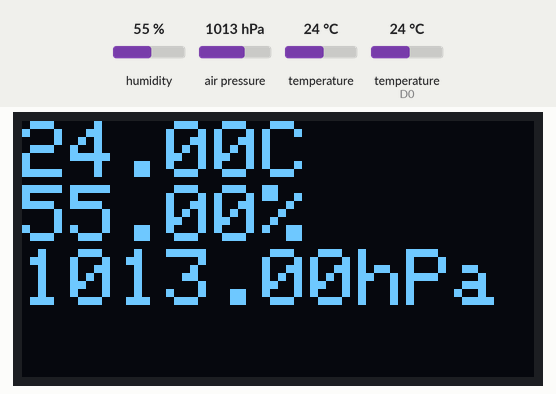
This sketch was run on a simulated ESP8266 (NodeMCU). Shown: 128×64 one-colour display. The test bench sets the inputs (shaded band); at power-on: humidity 55 %, air pressure 1013 hPa, temperature 24 °C, temperature (sensor on D0) 24 °C.

Above: at 6.8 s.
6.9 s: humidity set to 22 %
At 11.0 s:
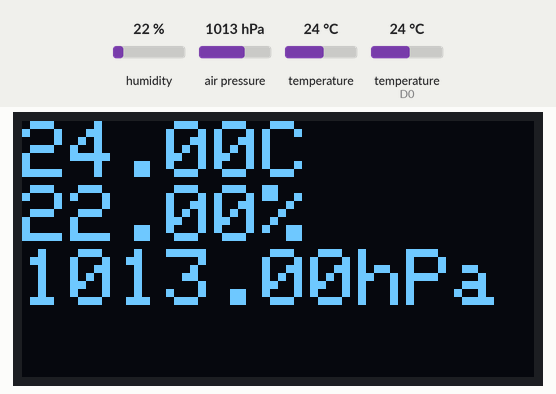
12.3 s: air pressure set to 952 hPa
At 15.4 s:
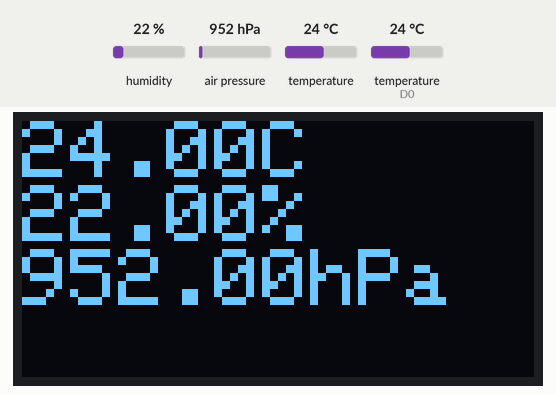
17.7 s: temperature (sensor 0) set to 12 °C
At 18.7 s:
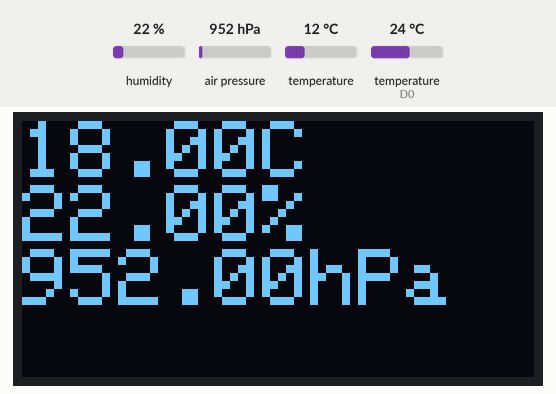
23.1 s: temperature (sensor on D0) set to 12 °C
At 27.6 s:
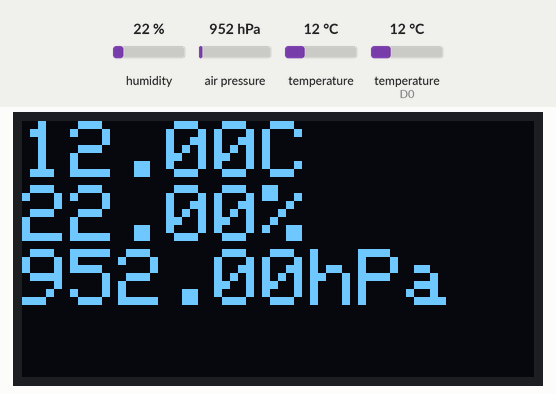
28.5 s: humidity set to 40 %
At 30.8 s:
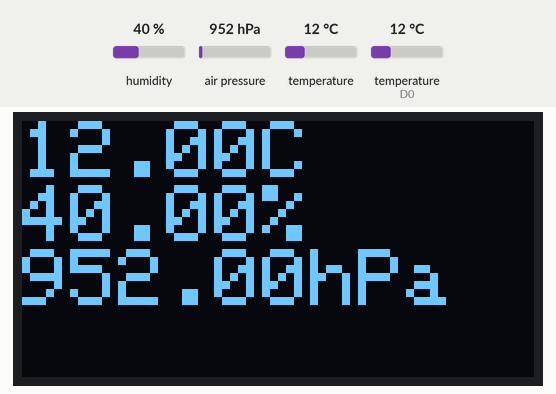
33.9 s: air pressure set to 975 hPa
At 35.2 s:
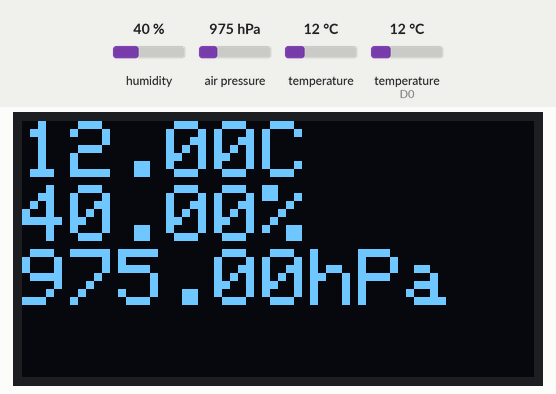
Timing chart, 0 to 36.9 s (numbered marks = the images above; inputs shaded):
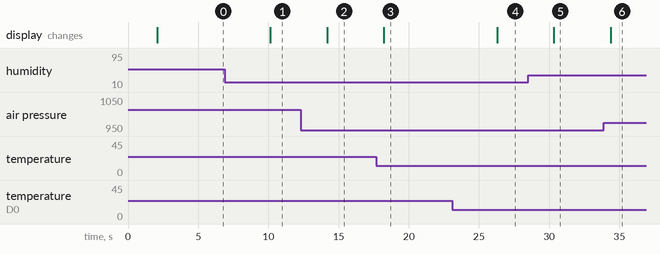

Measured:
- after the input at 6.9 s, the display: changes after 3.2 s (image 1)
- after the input at 12.3 s, the display: changes after 1.9 s (image 2)
- after the input at 17.7 s, the display: changes after 0.52 s (image 3)
- after the input at 23.1 s, the display: changes after 3.2 s (image 4)
- after the input at 28.5 s, the display: changes after 1.8 s (image 5)
- after the input at 33.9 s, the display: changes after 0.47 s (image 6)

The sketch:

nodemcu-sensors-lcd.ino
```cpp
#include <SPI.h>
#include <Wire.h>
#include <Adafruit_BMP280.h>
#include <Adafruit_GFX.h>
#include <Adafruit_SSD1306.h>
#include "DHTesp.h"

#define SCREEN_WIDTH 128 // OLED display width, in pixels
#define SCREEN_HEIGHT 64 // OLED display height, in pixels

// Declaration for an SSD1306 display connected to I2C (SDA, SCL pins)
// The pins for I2C are defined by the Wire-library.
// On an arduino UNO:       A4(SDA), A5(SCL)
// On an arduino MEGA 2560: 20(SDA), 21(SCL)
// On an arduino LEONARDO:   2(SDA),  3(SCL), ...
#define OLED_RESET     -1 // Reset pin # (or -1 if sharing Arduino reset pin)
#define SCREEN_ADDRESS 0x3C ///< See datasheet for Address; 0x3D for 128x64, 0x3C for 128x32
Adafruit_SSD1306 display(SCREEN_WIDTH, SCREEN_HEIGHT, &Wire, OLED_RESET);

#define DHT_PIN D0
#define BMP_SCK  (D5)
#define BMP_MISO (D8)
#define BMP_MOSI (D6)
#define BMP_CS   (D7)


DHTesp dht;
Adafruit_BMP280 bmp(BMP_CS, BMP_MOSI, BMP_MISO,  BMP_SCK);

void setup() {
  Serial.begin(115200);

  // SSD1306_SWITCHCAPVCC = generate display voltage from 3.3V internally
  if(!display.begin(SSD1306_SWITCHCAPVCC, SCREEN_ADDRESS)) {
    Serial.println(F("SSD1306 allocation failed"));
    for(;;); // Don't proceed, loop forever
  }

  dht.setup(DHT_PIN, DHTesp::DHT22);
  bmp.begin();

    bmp.setSampling(Adafruit_BMP280::MODE_NORMAL,     /* Operating Mode. */
                  Adafruit_BMP280::SAMPLING_X2,     /* Temp. oversampling */
                  Adafruit_BMP280::SAMPLING_X16,    /* Pressure oversampling */
                  Adafruit_BMP280::FILTER_X16,      /* Filtering. */
                  Adafruit_BMP280::STANDBY_MS_500); /* Standby time. */
}

void loop() {
  delay(dht.getMinimumSamplingPeriod());
  float humidity = dht.getHumidity();
  float temp2 = bmp.readTemperature();
  float pressure = bmp.readPressure() * 0.01;
  float temperature = dht.getTemperature();

  float tempAvg = (temp2 + temperature) /2.0;

  display.clearDisplay();
  display.setTextSize(2);
  display.setTextColor(SSD1306_WHITE);
  display.setCursor(0,0);

  display.print(tempAvg);
  display.println(F("C"));

  display.print(humidity);
  display.println(F("%"));

  display.print(pressure);
  display.println(F("hPa"));


  display.display();
  delay(2000);
}
```
